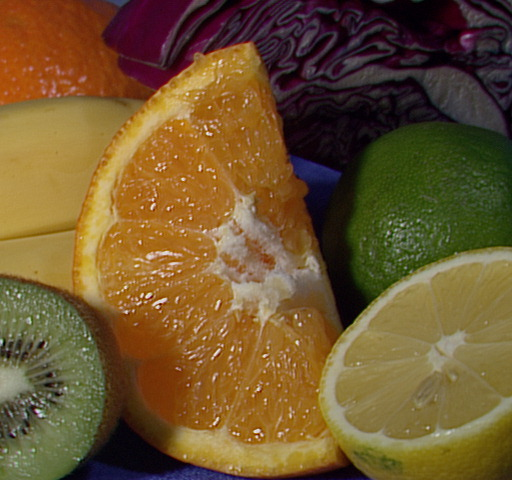
#> input picture 4. ImageProcessing/fruits.jpg, 512 x 480 px
$ python 2.2_Translation_Change_Location.py
#> lines starting #> are read from the running program, lines starting #| are printed output that depends on the picture
'''
You will see these functions: cv.getPerspectiveTransform

Transformations

OpenCV provides two transformation functions, cv.warpAffine and cv.warpPerspective,
with which you can have all kinds of transformations. cv.warpAffine takes a 2x3
transformation matrix while cv.warpPerspective takes a 3x3 transformation matrix
as input.
'''

'''
Translation

Translation is the shifting of object's location. If you know the shift in (x,y) direction,

You can take make it into a Numpy array of type np.float32 and pass it into cv.warpAffine()
function. See below example for a shift of (100,50):
'''

import numpy as np
import cv2 as cv

img = cv.imread('fruits.jpg',0)
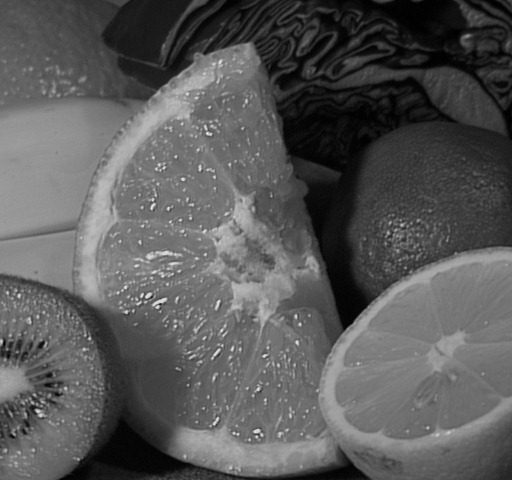
#> img: shape (480, 512); min 0, max 238, mean 88.7

rows, cols = img.shape
#> rows = 480; cols = 512

M = np.float32([[1,0,100],[0,1,50]]) # M = numpy array

dst = cv.warpAffine(img,M,(cols,rows))
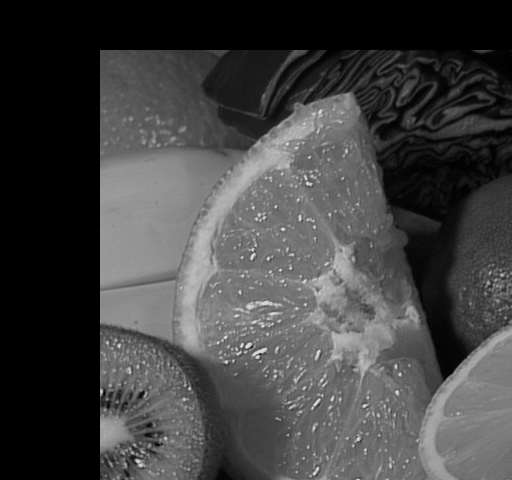
#> dst: shape (480, 512); min 0, max 238, mean 66

cv.imshow('img',dst)
cv.waitKey(0)
cv.destroyAllWindows()

'''
warning

Third argument of the cv.warpAffine() function is the size of the output image,
which should be in the form of **(width, height)**.

Remember width = number of columns, and height = number of rows.
'''

$ run again, with 4. ImageProcessing/apple.jpg copied over 4. ImageProcessing/fruits.jpg
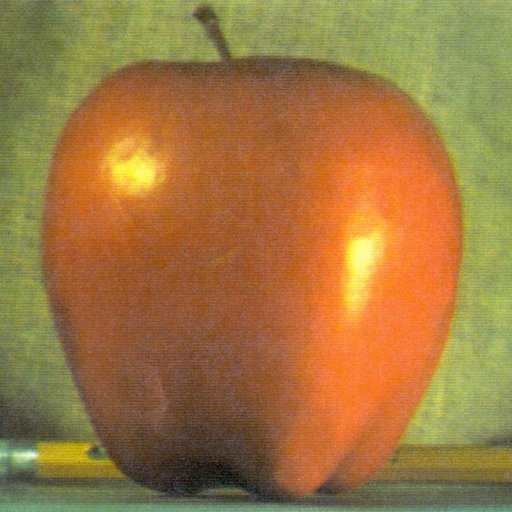
#> input picture 4. ImageProcessing/apple.jpg, 512 x 512 px
#> `img = cv.imread('fruits.jpg',0)`:
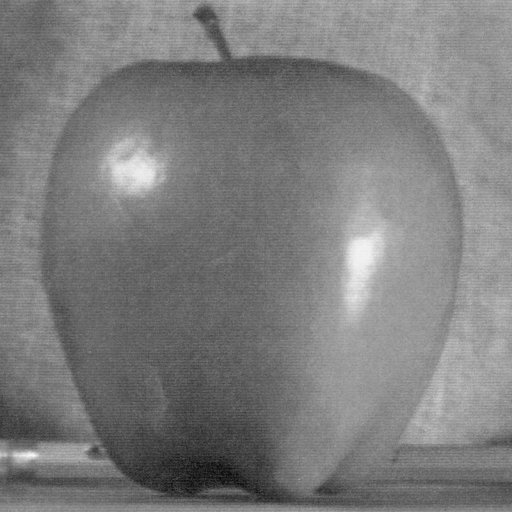
#> img: shape (512, 512); min 7, max 250, mean 125.2
#> `dst = cv.warpAffine(img,M,(cols,rows))`:
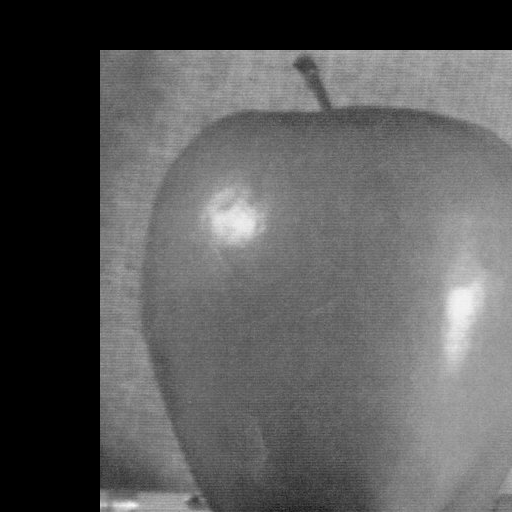
#> dst: shape (512, 512); min 0, max 250, mean 89.1

$ run again, with 4. ImageProcessing/clahe_1.jpg copied over 4. ImageProcessing/fruits.jpg
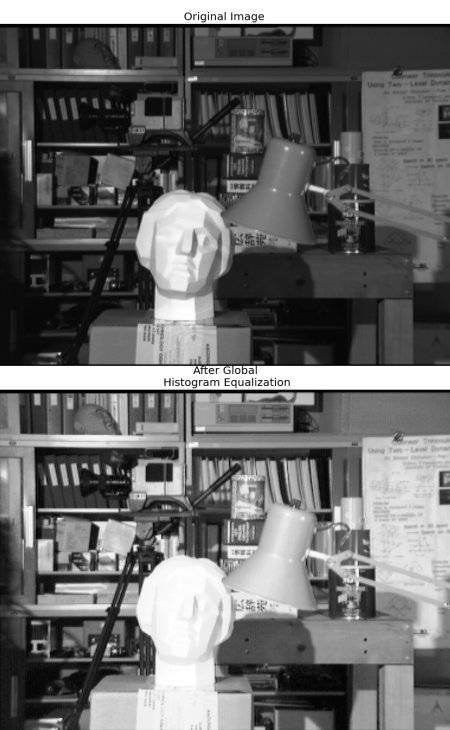
#> input picture 4. ImageProcessing/clahe_1.jpg, 450 x 730 px
#> img is the input picture: shape (730, 450); min 0, max 255, mean 107.8
#> `dst = cv.warpAffine(img,M,(cols,rows))`:
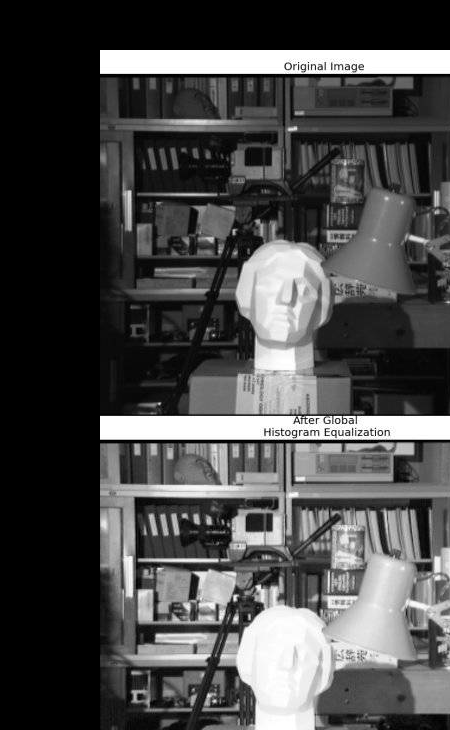
#> dst: shape (730, 450); min 0, max 255, mean 73.8
